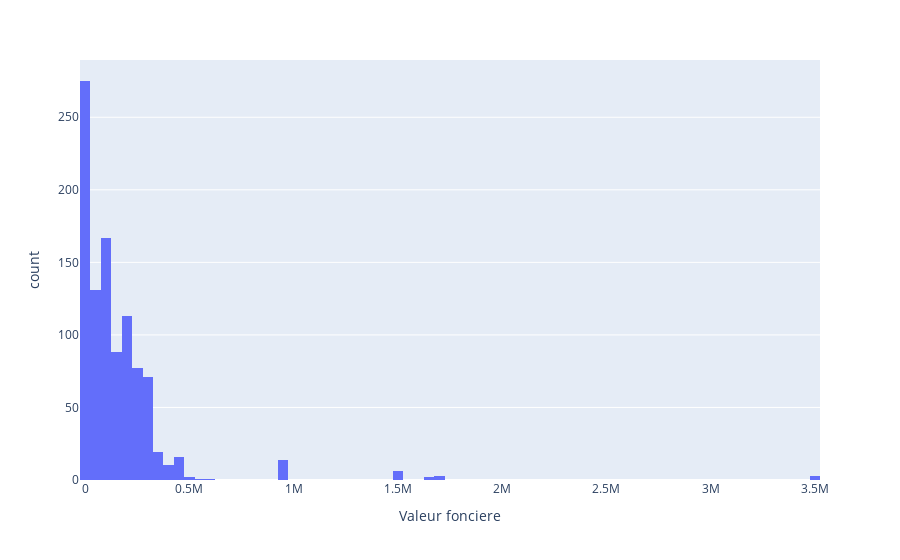

This figure's notebook cell:
### Code cell
fig2 = px.histogram(df, x="Valeur fonciere")
fig2.show()

### Figure 1 — Plotly figure (JSON) as saved in the notebook; plotly's stock layout.template omitted (floating-point values rounded to 4 significant figures; data arrays with more than 128 entries replaced by an {"elided": "..."} marker saying what was removed)
{"data": [{"alignmentgroup": "True", "bingroup": "x", "hovertemplate": "Valeur fonciere=%{x}<br>count=%{y}<extra></extra>", "legendgroup": "", "marker": {"color": "#636efa", "pattern": {"shape": ""}}, "name": "", "offsetgroup": "", "orientation": "v", "showlegend": false, "type": "histogram", "x": {"elided": "1000 float values"}, "xaxis": "x", "yaxis": "y"}], "layout": {"barmode": "relative", "legend": {"tracegroupgap": 0}, "margin": {"t": 60}, "xaxis": {"anchor": "y", "domain": [0, 1], "title": {"text": "Valeur fonciere"}}, "yaxis": {"anchor": "x", "domain": [0, 1], "title": {"text": "count"}}}}
